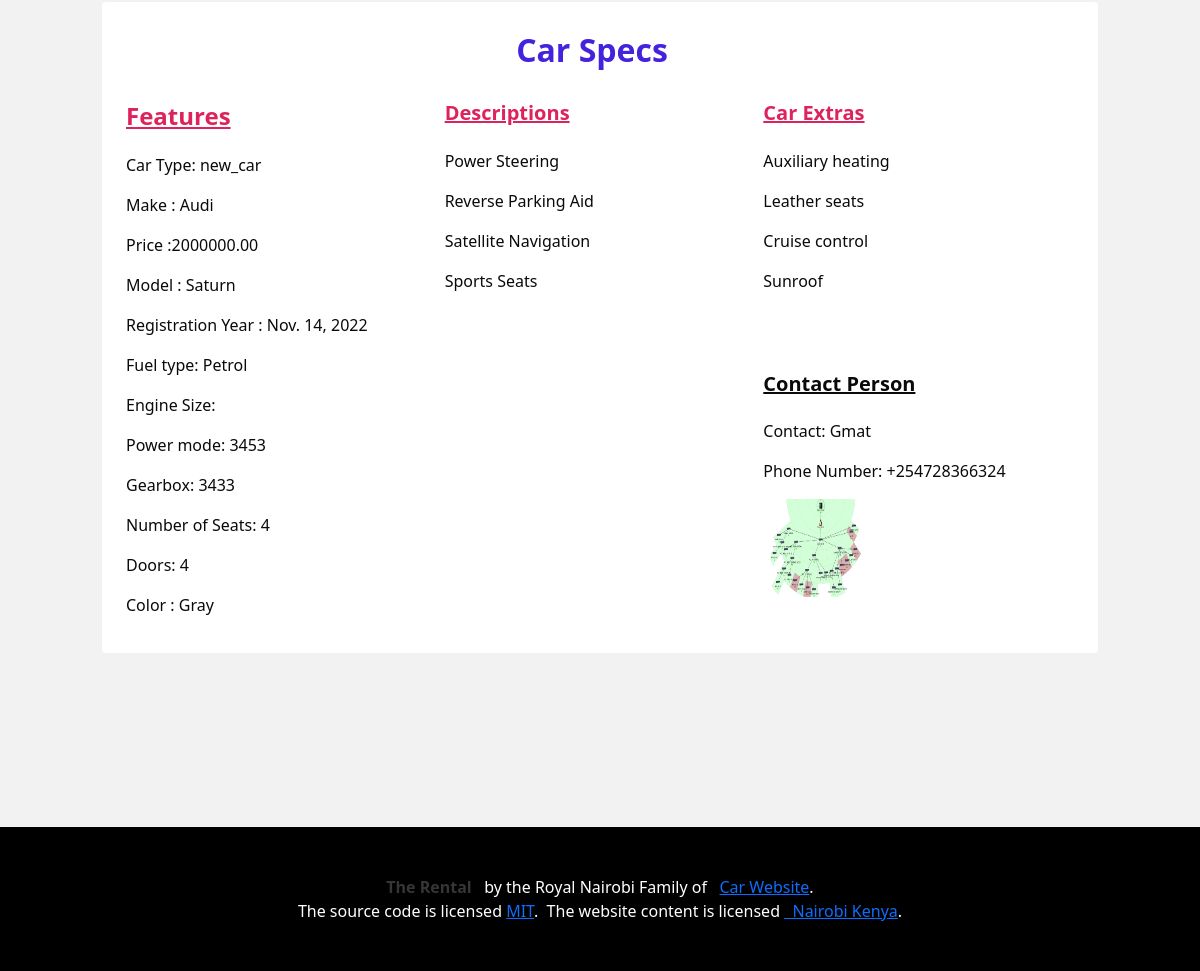
The page /cars/car/7 (signed in, lower part) on the database as committed earlier.
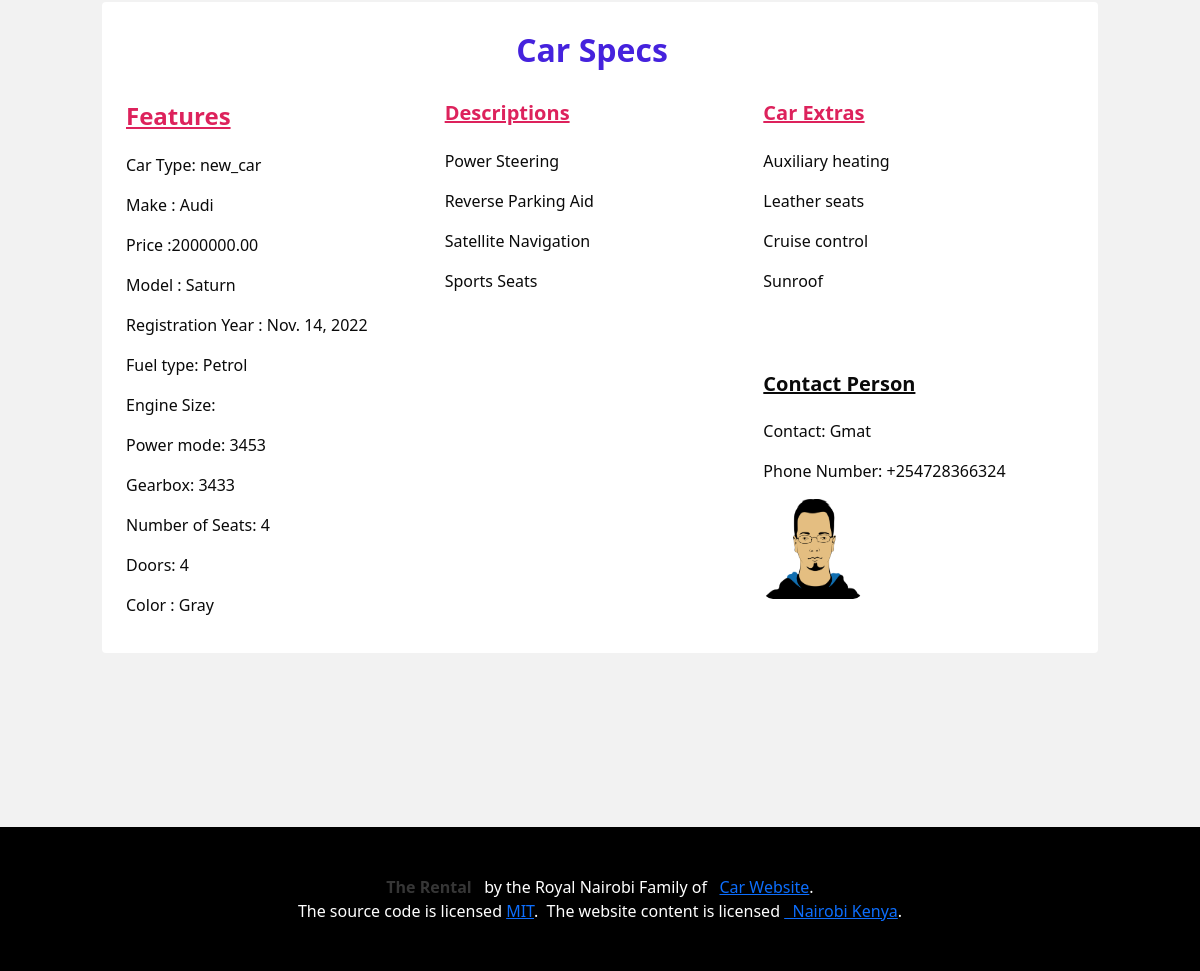
The same page on the database as committed later.
### car_fleet/models.py (models this page shows, shortened)
class Car(models.Model):
    custom_user = models.ForeignKey(CustomUser, on_delete=models.CASCADE)
    car_image = models.ImageField(upload_to ='motors', default='race.jpg')
    car_category = models.ForeignKey(Category, null=True, on_delete=models.CASCADE)
    make = models.CharField(max_length=255, choices=CAR_MAKES)
    price = models.DecimalField(max_digits=10,decimal_places=2)
    model_type = models.CharField(max_length= 255, choices=CAR_MANUFACTURER)
    release_year = models.DateField(null=True)
    fuel = models.CharField(max_length=255)
    engine_mode_size = models.CharField(max_length=255)
    power = models.CharField(max_length=255)
    gearbox = models.CharField(max_length=255)
    number_of_seats = models.IntegerField()
    doors = models.IntegerField()
    color = models.CharField(max_length=255)
    description = models.ManyToManyField(Description)
    extra =  models.ManyToManyField(CarExtra)
    slug = models.SlugField(null=True)
    contact = models.ForeignKey(Contact,on_delete=models.CASCADE, null=True)
    class Meta:
        ordering = ["-make"]

class Contact(models.Model):
    dealer= models.CharField(max_length=30)
    avatar = models.ImageField(upload_to="media/profiles", null=True)
    phone_number = PhoneNumberField()
    def __str__(self):
        return self.dealer
        return '%s'% (self.dealer_name)

class Category(models.Model):
    name = models.CharField(max_length=255, choices=CAR_CATEGORY, default='used_car')
    slug = models.SlugField(null=True, unique= True)
    def __str__(self):
        return self.name

### car_fleet/views.py (the view)
# urls.py: path('car/<int:pk>',CarDetailAccessView.as_view(), name='car'),
class CarDetailAccessView(LoginRequiredMixin, DetailView):
    model = Car
    template_name ='pages/car_detail.html'
    success_url = 'home'

### accounts/templates/pages/car_detail.html (shortened to what this page needs)
{% extends 'main.html' %}
{% load humanize %}
{% block content %}
{% load thumbnail %}
<section class='section is-medium'>
  <div class="container is-fullhd" style="padding:30px;">
    <div class="notification is-white">
      <h3 class="title is-3" style="text-align:center; padding:10px;color:#4522DD;">Car Specs</h3>
      <div class="columns">
      <div class="column is-4">
        <h4 class="title is-4" style="text-decoration:underline;color:#DD225C;">Features</h4>
        <p>Car Type: {{object.car_category}}</p>
          <p>Make : {{object.make}}</p>
          <p>Price :{{object.price}}</p>
          <p>Model : {{object.model_type}}</p>
          <p>Registration Year : {{object.release_year}}</p>
          <p>Fuel type: {{object.fuel}}</p>
          <p>Engine Size: {{object.engine_mode}}</p>
          <p>Power mode: {{object.power}}</p>
          <p>Gearbox: {{object.gearbox}}</p>
          <p>Number of Seats: {{object.number_of_seats}}</p>
          <p>Doors: {{object.doors}}</p>
          <p>Color : {{object.color}}</p>
      </div>
      <div class="column is-4">
        <h5 class="title is-5" style="text-decoration:underline;color:#DD225C;">Descriptions</h5>
        {% for e in object.description.all %}
           <p>{{e.desc_1}}</p>
           <p>{{e.desc_2}}</p>
           <p>{{e.desc_3}}</p>
           <p>{{e.desc_4}}</p>
          {% endfor%}
      </div>
      <div class="column is-4">
        <h4 class="title is-5" style="text-decoration:underline;color:#DD225C;">Car Extras</h4>
        {% for extras in object.extra.all %}
            <p>{{extras.extra_1}}</p>
            <p>{{extras.extra_2}}</p>
            <p>{{extras.extra_3}}</p>
            <p>{{extras.extra_4}}</p>
          {% endfor%}
          <h4 class="title is-5" style="text-decoration:underline;margin-top:80px;">Contact Person</h4>
           <p>Contact: {{object.contact}}</p>
          <p>Phone Number: {{object.contact.phone_number }}</p>
          <figure class="image is-round ">
            <img src="{{object.contact.avatar.url }}" style="border-radius:10px; height:100px; width:100px;"/>
          </figure>
      </div>
    </div>
  </div>
</section>
{% endblock content %}

Rows that differ between the two databases and show on the page:
changed through a linked row, Car "Audi": contact.avatar: a different picture
